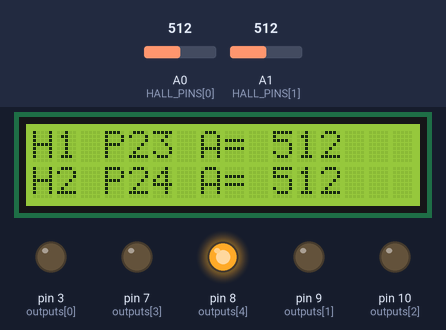
Simulated run of this sketch. Board: Arduino Uno, built with avr-gcc and run on an emulated ATmega328P. Shown: 16×2 character LCD, output pins drawn as LEDs (lit = HIGH). Inputs (shaded band) come from the test bench; at power-on: A0 (HALL_PINS[0]) = 512, A1 (HALL_PINS[1]) = 512. What the sketch prints to the serial monitor is not drawn.

Above: at 1.2 s.
1.3 s: A0 (HALL_PINS[0]) set to 7
At 2.5 s:
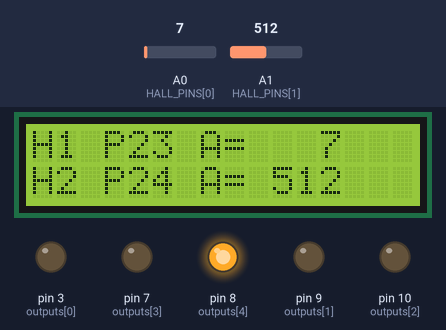
3.0 s: A0 (HALL_PINS[0]) set to 4
At 3.8 s:
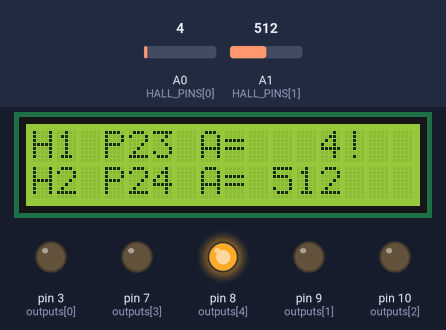
4.6 s: A1 (HALL_PINS[1]) set to 7
At 5.0 s:
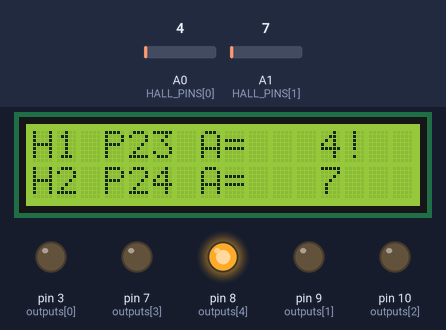
6.2 s: A1 (HALL_PINS[1]) set to 4
At 7.4 s:
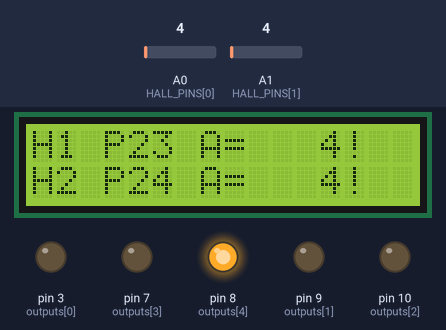
7.8 s: A0 (HALL_PINS[0]) set to 26
At 8.6 s:
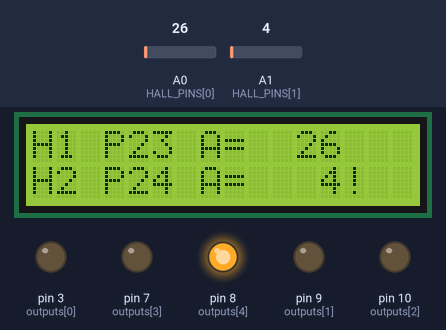
9.4 s: A1 (HALL_PINS[1]) set to 0
At 9.9 s:
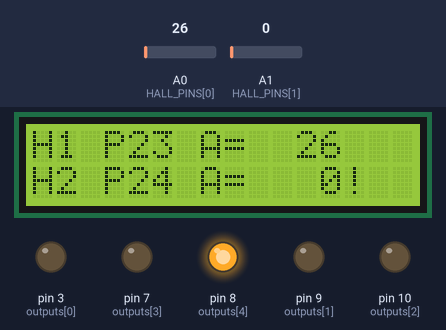
Timing chart, 0 to 12.0 s (numbered marks = the images above; inputs shaded):
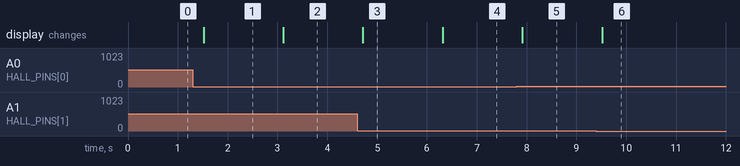

The sketch:

train_hall_test.ino
```cpp
#include <Arduino.h>
#include <Wire.h>
#include <LiquidCrystal_I2C.h>
#include <stdio.h>
#include "lcd_safe.h"

#if !defined(__AVR_ATmega328P__) || F_CPU != 16000000UL
#error Use Arduino Uno / ATmega328P at 16 MHz for this TRAIN-only test.
#endif

// Physical DIP-28 pins: H1=23 (A0), H2=24 (A1).
// Standalone measurement only: no radio, movement, buttons or marker decisions.
static const uint8_t HALL_PINS[2] = {A0, A1};
static LiquidCrystal_I2C lcd(0x27, 16, 2);
static SafeLcd screen(lcd);
static uint32_t lastFrameMs;

static void outputsOff() {
    digitalWrite(3, LOW);  // TRAIN motor, physical pin 5.
    digitalWrite(9, LOW);  // Servo, physical pin 15.
    digitalWrite(10, LOW); // Servo, physical pin 16.
    digitalWrite(7, LOW);  // Radio CE inactive, physical pin 13.
    digitalWrite(8, HIGH); // Radio CSN deselected, physical pin 14.
}

static uint16_t readHall(uint8_t pin) {
    // Discard the first conversion after switching ADC channels.
    (void)analogRead(pin);
    uint16_t total = 0;
    for (uint8_t i = 0; i < 8; ++i) total += analogRead(pin);
    return (total + 4) / 8;
}

static void showReadings() {
    const uint16_t h1 = readHall(HALL_PINS[0]);
    const uint16_t h2 = readHall(HALL_PINS[1]);
    char top[17], bottom[17];
    // '!' flags a near-rail reading, not a diagnosed fault or disconnected sensor.
    snprintf(top, sizeof(top), "H1 P23 A=%4u%c", h1,
             (h1 <= 5 || h1 >= 1018) ? '!' : ' ');
    snprintf(bottom, sizeof(bottom), "H2 P24 A=%4u%c", h2,
             (h2 <= 5 || h2 >= 1018) ? '!' : ' ');
    screen.show(top, bottom);
    // Optional debug output. USBasp does not provide a serial monitor port.
    Serial.print(F("H1=")); Serial.print(h1);
    Serial.print(F(",H2=")); Serial.println(h2);
}

void setup() {
    // Set output latches before changing pin direction, before LCD startup.
    outputsOff();
    const uint8_t outputs[] = {3, 9, 10, 7, 8};
    for (uint8_t i = 0; i < sizeof(outputs); ++i) pinMode(outputs[i], OUTPUT);
    for (uint8_t i = 0; i < 2; ++i) {
        pinMode(HALL_PINS[i], INPUT);
        digitalWrite(HALL_PINS[i], LOW); // No internal pull-up on analog outputs.
    }
    analogReference(DEFAULT); // AVCC: same 5 V rail as the Hall sensors.
    Serial.begin(115200);
    screen.begin();
    showReadings();
    lastFrameMs = millis();
}

void loop() {
    outputsOff();
    const uint32_t now = millis();
    if ((uint32_t)(now - lastFrameMs) < 200) return;
    lastFrameMs = now;
    showReadings();
}
```

lcd_safe.h
```cpp
#ifndef TRAIN_PSD_LCD_SAFE_H
#define TRAIN_PSD_LCD_SAFE_H
#include <Arduino.h>
#include <Wire.h>
#include <LiquidCrystal_I2C.h>
#include <string.h>

// Same bounded-I2C display helper as the existing actuator test.
class SafeLcd {
public:
    explicit SafeLcd(LiquidCrystal_I2C &lcd) : lcd_(lcd) {}
    void begin() {
        Wire.begin();
        Wire.setWireTimeout(3000, true);
        Wire.beginTransmission(0x27);
        available_ = Wire.endTransmission() == 0;
        if (available_) { lcd_.init(); lcd_.backlight(); }
        if (Wire.getWireTimeoutFlag()) available_ = false;
        Wire.clearWireTimeoutFlag();
    }
    void show(const char *top, const char *bottom) {
        if (!available_) return;
        row(0, top);
        if (available_) row(1, bottom);
    }
private:
    LiquidCrystal_I2C &lcd_;
    bool available_ = false;
    char previous_[2][17] = {{0}, {0}};
    void row(uint8_t r, const char *text) {
        if (!strcmp(previous_[r], text)) return;
        const char *p = text;
        lcd_.setCursor(0, r);
        for (uint8_t i = 0; i < 16; ++i) {
            lcd_.write(*p ? *p++ : ' ');
            if (Wire.getWireTimeoutFlag()) {
                available_ = false;
                Wire.clearWireTimeoutFlag();
                return;
            }
        }
        strncpy(previous_[r], text, 16);
        previous_[r][16] = 0;
    }
};
#endif
```

Measured:
- the behaviour switches between 6 and 5 on A0 (HALL_PINS[0]) (found by bisection; images 1 and 2)
- the behaviour switches between 6 and 5 on A1 (HALL_PINS[1]) (found by bisection; images 3 and 4)
- after the input at 1.3 s, the display: changes after 0.22 s (image 1)
- after the input at 3.0 s, the display: changes after 0.12 s (image 2)
- after the input at 4.6 s, the display: changes after 0.12 s (image 3)
- after the input at 6.2 s, the display: changes after 0.12 s (image 4)
- after the input at 7.8 s, the display: changes after 0.12 s (image 5)
- after the input at 9.4 s, the display: changes after 0.12 s (image 6)
